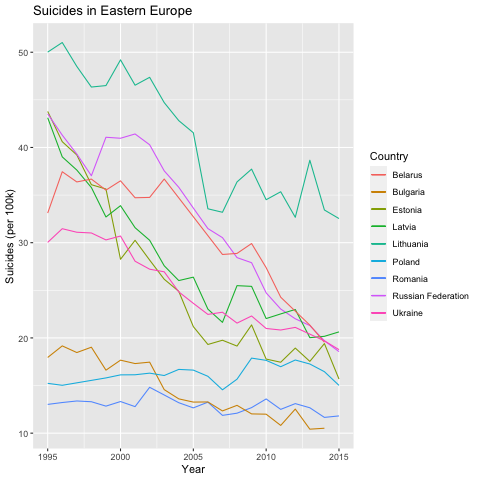

This figure's R source:
# Title     : Suicides in Eastern Europe throughout the years per 100k population
# Objective : Filter and process the correct data to create a graph
# Created by: Emma Võsa

library(tidyverse)

data <- read_csv("master.csv")  # Read data into memory using relative path

# Suicides per 100 000 people grouped by countries throughout the years (per year)
suicides_per_country_year <- data %>%
  filter(year >= 1995, year <= 2015) %>%
  group_by(year, country) %>%
  summarise(suicides = sum(suicides_no), pop = sum(population))

# Graph of suicides per 100 000 people per country throughout the years
suicides_per_country_year <- suicides_per_country_year %>% ggplot(aes(color = country)) +
  layer(geom = "line",
        data = suicides_per_country_year %>% filter(country=="Estonia"),
        stat = "identity",
        position = "identity",
        mapping = aes(year, (suicides/pop * 100000))) +
  layer(geom = "line",
        data = suicides_per_country_year %>% filter(country == "Russian Federation"),
        stat = "identity",
        position = "identity",
        mapping = aes(year, (suicides/pop * 100000))) +
  layer(geom = "line",
        data = suicides_per_country_year %>% filter(country == "Latvia"),
        stat = "identity",
        position = "identity",
        mapping = aes(year, (suicides/pop * 100000))) +
  layer(geom = "line",
        data = suicides_per_country_year %>% filter(country == "Lithuania"),
        stat = "identity",
        position = "identity",
        mapping = aes(year, (suicides/pop * 100000))) +
  layer(geom = "line",
        data = suicides_per_country_year %>% filter(country == "Belarus"),
        stat = "identity",
        position = "identity",
        mapping = aes(year, (suicides/pop * 100000))) +
  layer(geom = "line",
        data = suicides_per_country_year %>% filter(country == "Romania"),
        stat = "identity",
        position = "identity",
        mapping = aes(year, (suicides/pop * 100000))) +
  layer(geom = "line",
        data = suicides_per_country_year %>% filter(country == "Ukraine"),
        stat = "identity",
        position = "identity",
        mapping = aes(year, (suicides/pop * 100000))) +
  layer(geom = "line",
        data = suicides_per_country_year %>% filter(country == "Bulgaria"),
        stat = "identity",
        position = "identity",
        mapping = aes(year, (suicides/pop * 100000))) +
  layer(geom = "line",
        data = suicides_per_country_year %>% filter(country == "Poland"),
        stat = "identity",
        position = "identity",
        mapping = aes(year, (suicides/pop * 100000))) +
  labs(x = "Year",
       y = "Suicides (per 100k)",
       color = "Country",
       title = "Suicides in Eastern Europe")

# Function to render to png
save_graph <- function(plot, filename) {
  png(filename)
  print(plot)
  dev.off()
}

# Call function to render
save_graph(suicides_per_country_year, "suicides_in_eastern_europe.png")
